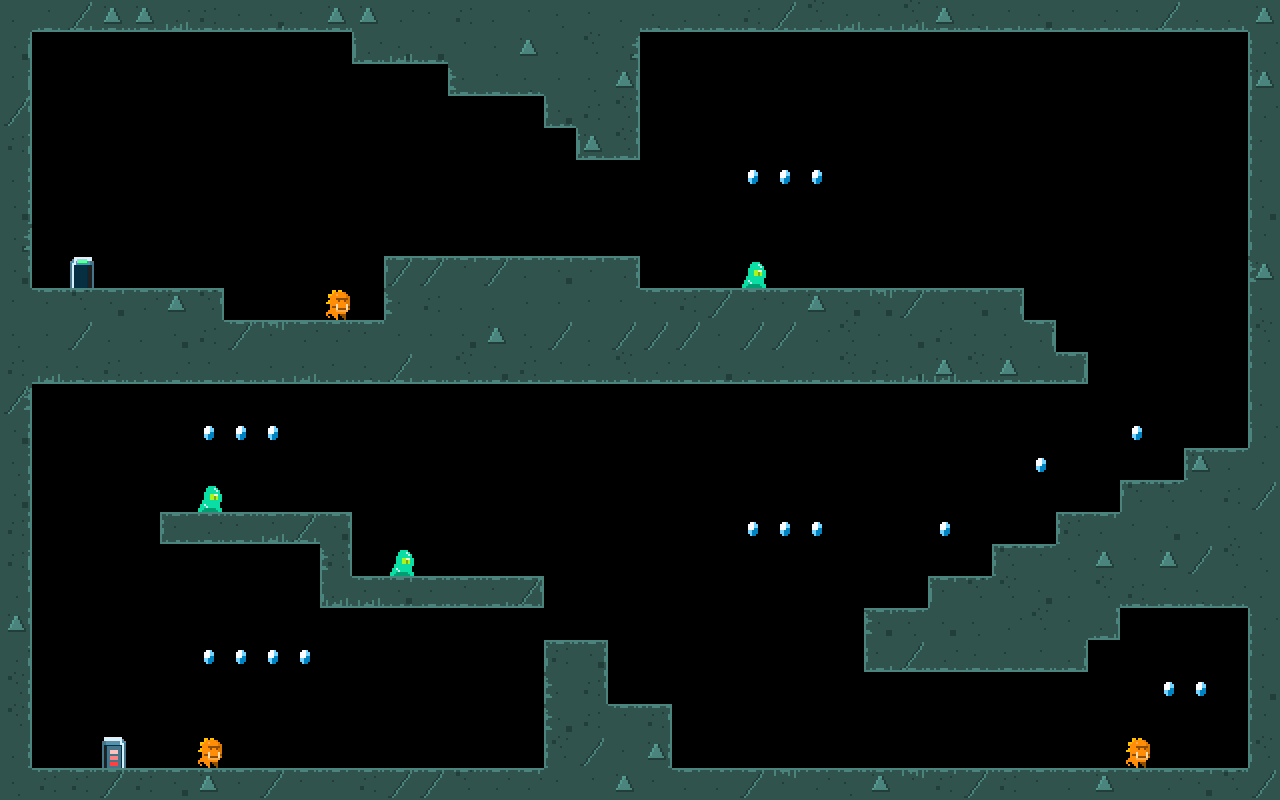

This is a level from a 2D game, rendered from its Tiled map with the project's own tilesets. A one-line summary and the map file follow, with tile-layer data summarised:
An orthogonal 40x25 tile map with 32x32 px tiles, 6 tile layers (level1_layer_walls, Level1_reference_entities, level1_layer_moss_up, level1_layer_moss_down, ...), 1 hidden layer not drawn, 3 tilesets and 8 objects (3x Jumper, 3x Slime, 2x Door).

<map version="1.10" tiledversion="1.12.2" orientation="orthogonal" renderorder="left-up" width="40" height="25" tilewidth="32" tileheight="32" infinite="0" nextlayerid="10" nextobjectid="10">
 <editorsettings>
  <export target="level1.json" format="json" />
 </editorsettings>
 <tileset firstgid="1" name="tileset_walls" tilewidth="32" tileheight="32" tilecount="12" columns="4">
  <image source="../tilesets/tileset_walls.png" trans="ff00ff" width="128" height="96" />
 </tileset>
 <tileset firstgid="13" name="tileset_moss" tilewidth="32" tileheight="32" tilecount="32" columns="8">
  <image source="../tilesets/tileset_moss.png" width="256" height="128" />
 </tileset>
 <tileset firstgid="45" name="enitities" tilewidth="32" tileheight="32" tilecount="6" columns="6">
  <image source="../tilesets/tileset_entities.png" width="192" height="32" />
 </tileset>
 <layer id="1" name="level1_layer_walls" width="40" height="25">
  <data>[1000 cells, 316 non-empty, 11 distinct tile ids]</data>
 </layer>
 <layer id="7" name="Level1_reference_entities" width="40" height="25">
  <data>[1000 cells, 26 non-empty, 5 distinct tile ids]</data>
 </layer>
 <layer id="3" name="level1_layer_moss_up" width="40" height="25">
  <data>[1000 cells, 95 non-empty, 8 distinct tile ids]</data>
 </layer>
 <layer id="6" name="level1_layer_moss_down" width="40" height="25">
  <data>[1000 cells, 95 non-empty, 8 distinct tile ids]</data>
 </layer>
 <layer id="4" name="level1_layer_moss_right" width="40" height="25">
  <data>[1000 cells, 38 non-empty, 8 distinct tile ids]</data>
 </layer>
 <layer id="5" name="level1_layer_moss_left" width="40" height="25">
  <data>[1000 cells, 38 non-empty, 8 distinct tile ids]</data>
 </layer>
 <imagelayer id="2" name="level1_reference" visible="0" opacity="0.4">
  <image source="references/level_1.jpg" width="1286" height="808" />
 </imagelayer>
 <objectgroup id="9" name="level1_entities">
  <object id="1" name="Jumper02" type="Jumper" x="211" y="762">
   <properties>
    <property name="healt" type="int" value="1" />
   </properties>
   <point />
  </object>
  <object id="2" name="Slime01" type="Slime" x="754" y="274">
   <properties>
    <property name="health" type="int" value="1" />
   </properties>
   <point />
  </object>
  <object id="3" name="Jumper01" type="Jumper" x="340" y="306">
   <properties>
    <property name="healt" type="int" value="2" />
   </properties>
   <point />
  </object>
  <object id="5" name="Jumper03" type="Jumper" x="1136" y="756">
   <properties>
    <property name="healt" type="int" value="1" />
   </properties>
   <point />
  </object>
  <object id="6" name="Slime02" type="Slime" x="404" y="564">
   <properties>
    <property name="health" type="int" value="1" />
   </properties>
   <point />
  </object>
  <object id="7" name="Slime03" type="Slime" x="210" y="502">
   <properties>
    <property name="health" type="int" value="1" />
   </properties>
   <point />
  </object>
  <object id="8" name="Door01" type="Door" x="82" y="288">
   <properties>
    <property name="opened" type="bool" value="false" />
   </properties>
   <point />
  </object>
  <object id="9" name="Door02" type="Door" x="112.75" y="767.75">
   <properties>
    <property name="Opened" type="bool" value="true" />
   </properties>
   <point />
  </object>
 </objectgroup>
</map>
